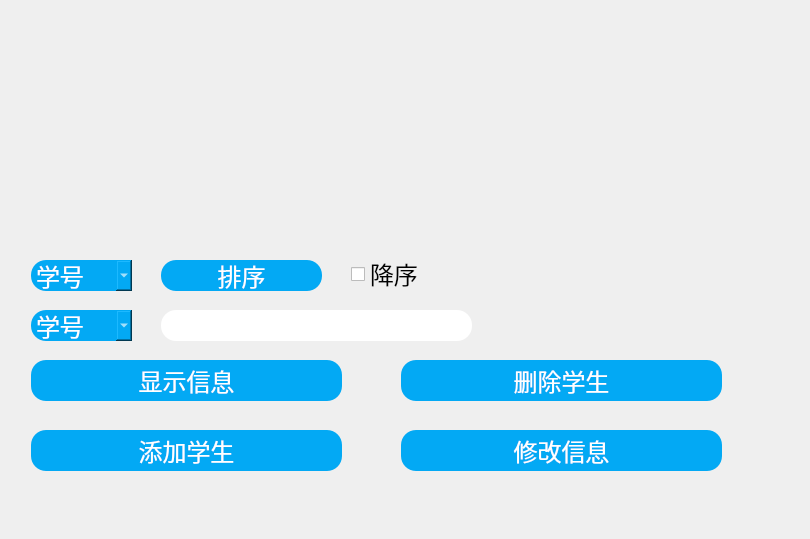
<?xml version="1.0" encoding="UTF-8"?>
<ui version="4.0">
 <class>teacher</class>
 <widget class="QMainWindow" name="teacher">
  <property name="geometry">
   <rect>
    <x>0</x>
    <y>0</y>
    <width>810</width>
    <height>539</height>
   </rect>
  </property>
  <property name="windowTitle">
   <string>教师页面</string>
  </property>
  <property name="styleSheet">
   <string notr="true">*{
font-size:24px;
font-family:sans-serif;
}
#centralwidget{   
border-image:url(:/image/7.jpg);
}
QFrame{
background:rgba(0,0,0,0);
border-radius:15px;
}
QPushButton{
background:#03a9f4;
color:#fff;
border-radius:15px;
}
QLineEdit{
border-radius:15px;
color:#03a9f4;
}
QLabel{
color:#fff;
background:transparent;
font-size:30px;
}
QComboBox{
	background:#03a9f4;
color:#fff;
border-radius:15px;
}</string>
  </property>
  <widget class="QWidget" name="centralwidget">
   <widget class="QWidget" name="widget_2" native="true">
    <property name="geometry">
     <rect>
      <x>1</x>
      <y>-10</y>
      <width>811</width>
      <height>524</height>
     </rect>
    </property>
    <widget class="QTableView" name="tableView">
     <property name="geometry">
      <rect>
       <x>10</x>
       <y>20</y>
       <width>791</width>
       <height>231</height>
      </rect>
     </property>
    </widget>
    <widget class="QComboBox" name="comboBox">
     <property name="geometry">
      <rect>
       <x>30</x>
       <y>320</y>
       <width>101</width>
       <height>31</height>
      </rect>
     </property>
     <item>
      <property name="text">
       <string>学号</string>
      </property>
     </item>
     <item>
      <property name="text">
       <string>姓名</string>
      </property>
     </item>
     <item>
      <property name="text">
       <string>成绩</string>
      </property>
     </item>
    </widget>
    <widget class="QLineEdit" name="lineEdit_findname">
     <property name="geometry">
      <rect>
       <x>160</x>
       <y>320</y>
       <width>311</width>
       <height>31</height>
      </rect>
     </property>
    </widget>
    <widget class="QComboBox" name="comboBox_2">
     <property name="geometry">
      <rect>
       <x>30</x>
       <y>270</y>
       <width>101</width>
       <height>31</height>
      </rect>
     </property>
     <item>
      <property name="text">
       <string>学号</string>
      </property>
     </item>
     <item>
      <property name="text">
       <string>年龄</string>
      </property>
     </item>
     <item>
      <property name="text">
       <string>成绩</string>
      </property>
     </item>
    </widget>
    <widget class="QPushButton" name="pushButton_4">
     <property name="geometry">
      <rect>
       <x>160</x>
       <y>270</y>
       <width>161</width>
       <height>31</height>
      </rect>
     </property>
     <property name="text">
      <string>排序</string>
     </property>
    </widget>
    <widget class="QCheckBox" name="checkBox">
     <property name="geometry">
      <rect>
       <x>350</x>
       <y>270</y>
       <width>317</width>
       <height>28</height>
      </rect>
     </property>
     <property name="text">
      <string>降序</string>
     </property>
    </widget>
    <widget class="QPushButton" name="pushButton">
     <property name="geometry">
      <rect>
       <x>30</x>
       <y>370</y>
       <width>311</width>
       <height>41</height>
      </rect>
     </property>
     <property name="text">
      <string>显示信息</string>
     </property>
    </widget>
    <widget class="QPushButton" name="pushButton_2">
     <property name="geometry">
      <rect>
       <x>400</x>
       <y>440</y>
       <width>321</width>
       <height>41</height>
      </rect>
     </property>
     <property name="text">
      <string>修改信息</string>
     </property>
    </widget>
    <widget class="QPushButton" name="pushButton_3">
     <property name="geometry">
      <rect>
       <x>400</x>
       <y>370</y>
       <width>321</width>
       <height>41</height>
      </rect>
     </property>
     <property name="text">
      <string>删除学生</string>
     </property>
    </widget>
    <widget class="QPushButton" name="pushButton_5">
     <property name="geometry">
      <rect>
       <x>30</x>
       <y>440</y>
       <width>311</width>
       <height>41</height>
      </rect>
     </property>
     <property name="text">
      <string>添加学生</string>
     </property>
    </widget>
   </widget>
  </widget>
 </widget>
 <resources/>
 <connections/>
</ui>
